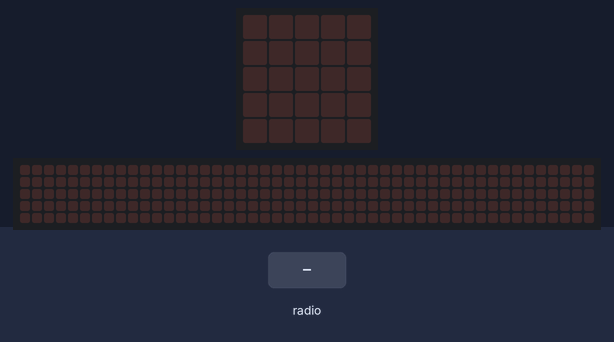
The program below on a simulated BBC micro:bit running MicroPython. Shown: the board's 5×5 LED display, a strip that is not on the board, showing the scrolling text unrolled. The inputs (shaded band) are chosen by the test bench. The 48×5 strip is a reading aid, not a part: it shows the text the display is scrolling, unrolled, one strip-width of it at a time.

Above: at 1.2 s.
1.3 s: radio message "A is pressed" arrives
At 1.37 s:
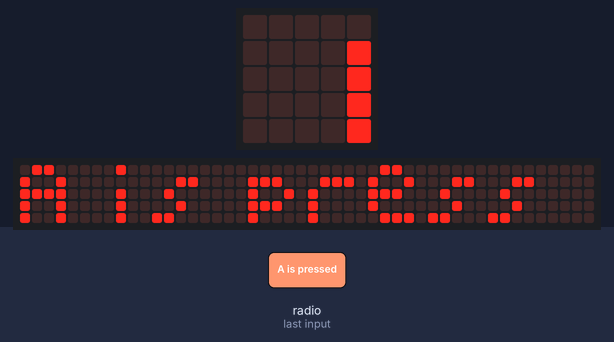
At 1.82 s:
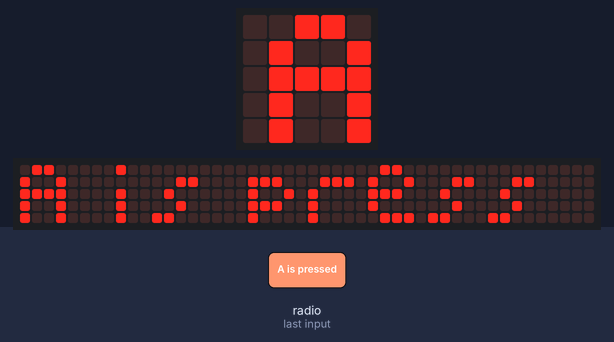
Timing chart, 0 to 4.3 s (numbered marks = the images above; inputs shaded):
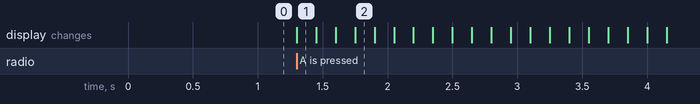

Measured:
- after the input at 1.3 s, the display: changes at once (image 1)

The program:

5_radio-receiver.py
```python
'''
Example: Radio Messaging example using micro:bit (Receiver Side)
By: Meqdad Darwish
'''

# Receiver
from microbit import *
import radio
radio.config(group=5)
radio.on()
while True:
    message = radio.receive()
    if message == 'A is pressed':
        display.scroll(message)
```
